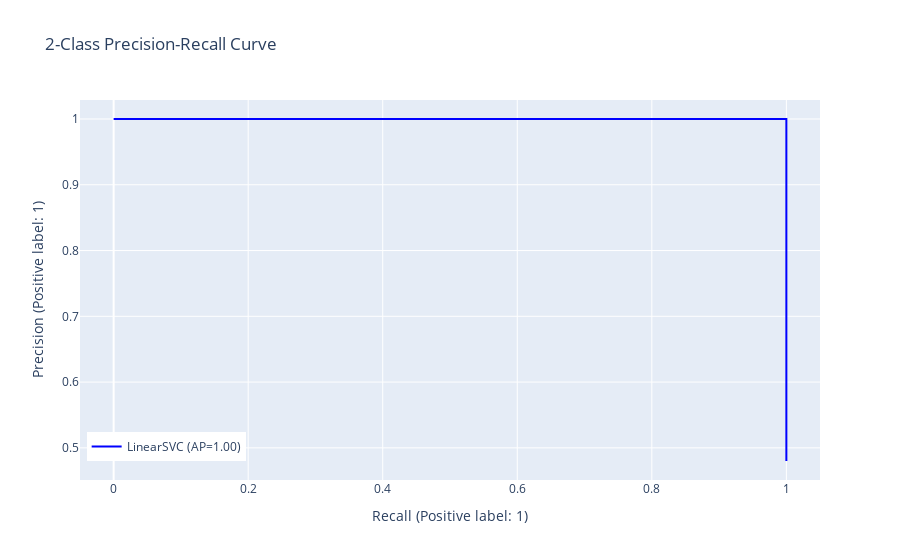

Write notebook code for a chart like this one.
### Code cell
fig = plot_binary_pr_curve(classifier, X_test, y_test)
fig.show()

### Figure 1 — Plotly figure (JSON) as saved in the notebook; plotly's stock layout.template omitted (floating-point values rounded to 4 significant figures)
{"data": [{"line": {"color": "blue", "shape": "hv"}, "mode": "lines", "name": "LinearSVC (AP=1.00)", "showlegend": true, "type": "scatter", "x": [1, 1, 1, 1, 1, 1, 1, 1, 1, 1, 1, 1, 1, 1, 1, 1, 1, 1, 1, 1, 1, 1, 1, 1, 1, 1, 1, 0.9583, 0.9167, 0.875, 0.8333, 0.7917, 0.75, 0.7083, 0.6667, 0.625, 0.5833, 0.5417, 0.5, 0.4583, 0.4167, 0.375, 0.3333, 0.2917, 0.25, 0.2083, 0.1667, 0.125, 0.08333, 0.04167, 0], "y": [0.48, 0.4898, 0.5, 0.5106, 0.5217, 0.5333, 0.5455, 0.5581, 0.5714, 0.5854, 0.6, 0.6154, 0.6316, 0.6486, 0.6667, 0.6857, 0.7059, 0.7273, 0.75, 0.7742, 0.8, 0.8276, 0.8571, 0.8889, 0.9231, 0.96, 1, 1, 1, 1, 1, 1, 1, 1, 1, 1, 1, 1, 1, 1, 1, 1, 1, 1, 1, 1, 1, 1, 1, 1, 1]}], "layout": {"legend": {"font": {"size": 12}, "x": 0.009, "y": 0.05}, "title": {"text": "2-Class Precision-Recall Curve"}, "xaxis": {"range": [-0.05, 1.05], "title": {"text": "Recall (Positive label: 1)"}}, "yaxis": {"title": {"text": "Precision (Positive label: 1)"}}}}
